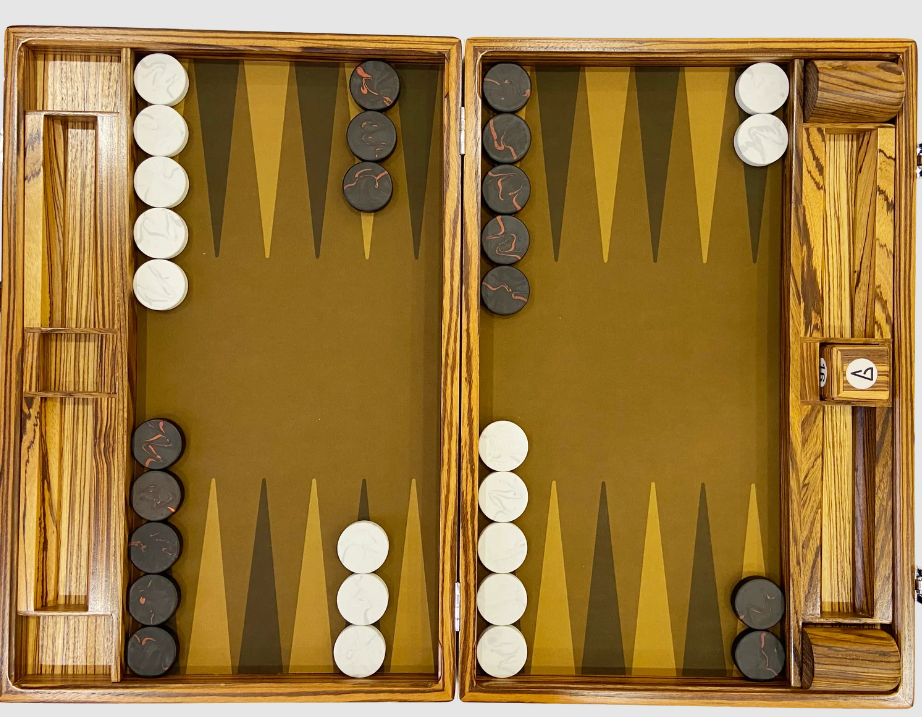
#> input picture objektumFelismeres/full.png, 922 x 717 px
$ python locate.py
#> lines starting #> are read from the running program, lines starting #| are printed output that depends on the picture; after the words box and inside, x2 and y2 are one past the last pixel; in counts of white or black regions, pixels touching at a corner belong together
import cv2
import numpy as np
from matplotlib import pyplot as plt

img_rgb = cv2.imread('full.png')
#> img_rgb is the input picture: shape (717, 922, 3); mean B, G, R 63, 120, 153.9

img_gray = cv2.cvtColor(img_rgb,cv2.COLOR_BGR2GRAY)
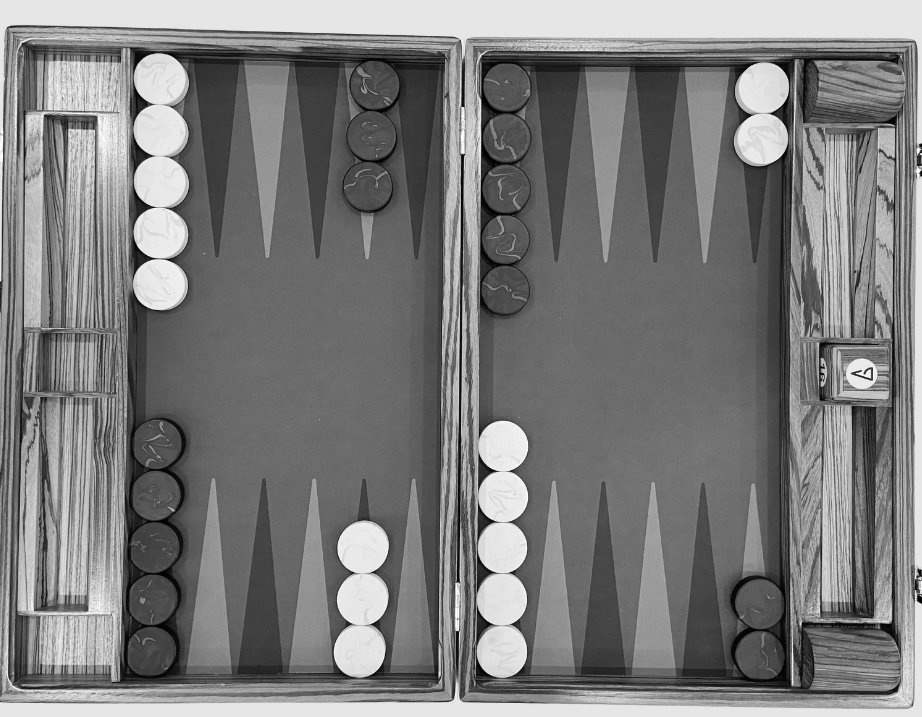
#> img_gray: shape (717, 922); min 0, max 255, mean 123.6
cv2.imshow('gray',img_gray)

template = cv2.imread("whitePiece.png",0)
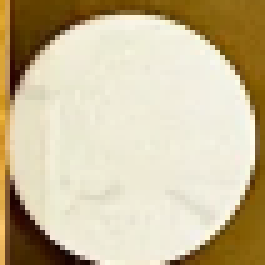
#> input picture objektumFelismeres/whitePiece.png, 53 x 53 px (shown 5 times larger)
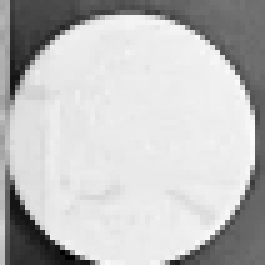
#> template: shape (53, 53) (shown 5 times larger); min 0, max 252, mean 191.1
h,w = template.shape[::]
#> h = 53; w = 53
#print(h,w)

res = cv2.matchTemplate(img_gray,template,cv2.TM_CCOEFF_NORMED) #cv2.TM_SQDIFF-ennel a minimumnal van a legjobb talalat, tobbinema max-nal
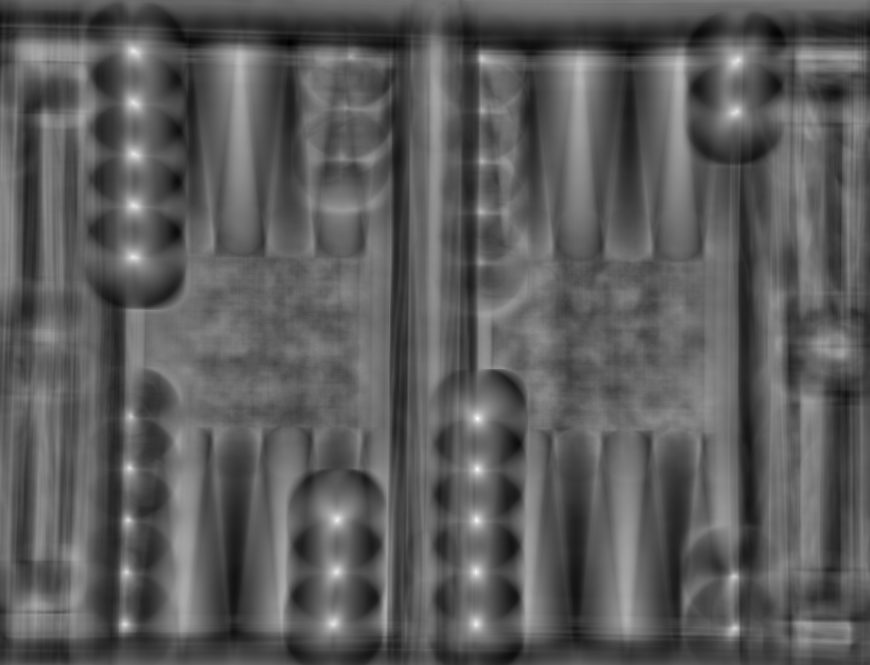
#> res: shape (665, 870) float32; min -0.574, max 1, mean -0.00595; drawn with min black and max white
                                                                #min_val, max_val, min_loc, max_loc = cv2.minMaxLoc(res)
# plt.imshow(res,cmap='gray')
cv2.imshow('res',res)
cv2.waitKey()

threshold = 0.79
#print(res)
loc = np.where(res>= threshold)
#> loc = 126 positions, rows 50 to 625, columns 131 to 738

for pt in zip(*loc[::-1]):
    cv2.rectangle(img_rgb,pt,(pt[0]+w,pt[1]+h),(0,0,255),2)
#> this loop made 126 passes
#> pt on passes 1 to 12: (132, 50), (133, 50), (134, 50), (132, 51), (133, 51), (134, 51), (135, 51), (133, 52), (134, 52), (135, 52), (737, 59), (738, 59)
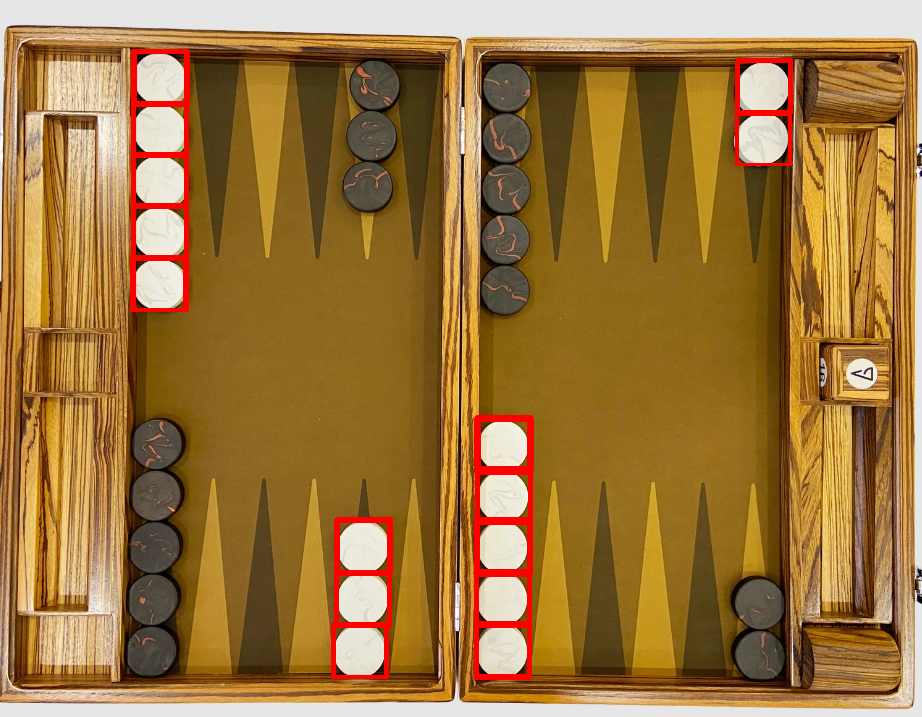
#> img_rgb: shape (717, 922, 3); 2.11% of pixels changed, all inside (x1, y1, x2, y2) = (130, 49, 793, 680)

cv2.imshow('Azonositott Feherek',img_rgb)
cv2.waitKey()
cv2.destroyAllWindows()
